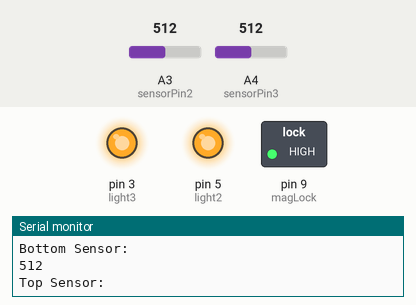
Recording of a sketch running on a simulated Arduino Uno, built with avr-gcc and run on an emulated ATmega328P. Parts: switched loads named in the sketch (green lamp = pin HIGH), output pins drawn as LEDs (lit = HIGH), the last lines printed to the serial monitor. Inputs (shaded band) come from the test bench; at power-on: A4 (sensorPin3) = 512, A3 (sensorPin2) = 512.

Above: at 1.2 s.
1.3 s: A4 (sensorPin3) set to 105
2.8 s: A4 (sensorPin3) set to 93
At 4.0 s:
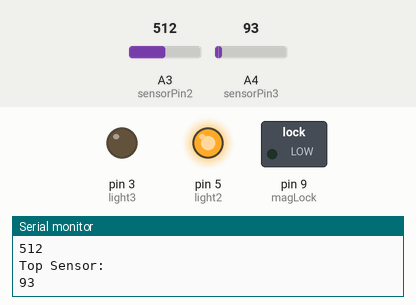
4.3 s: A3 (sensorPin2) set to 44
7.3 s: A3 (sensorPin2) set to 36
At 8.5 s:
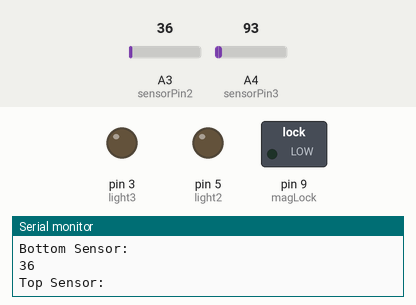
8.8 s: A4 (sensorPin3) set to 110
At 9.8 s:
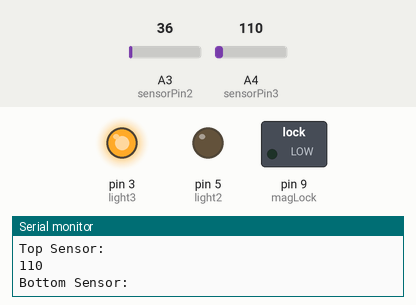
10.3 s: A4 (sensorPin3) set to 90
At 10.8 s:
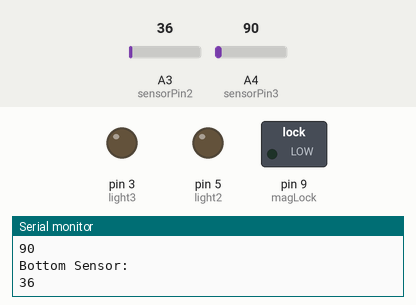
Timing chart, 0 to 12.8 s (numbered marks = the images above; inputs shaded):
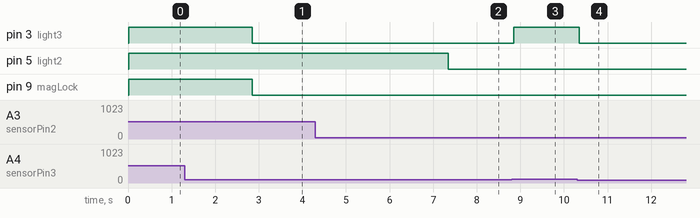

The sketch:

Bookshelf-Code-Final_Justin_.ino
```cpp
/*So I messed with this code a lot trying to get it to work. Take a look and feel free to make changes, I tried
to make it clear what I was thinking but by the end of it I was super frustrated and gave up after a few hours
of just staring at it and trying different things. Feel free to text or call me, I just want this to be done.
Oh also, the mag lock itself is having some trouble, I don't know what's up with that but I didn't have time
to look. The keypads should be configured, everything's in the suitcase.
*/
//const int laserPin1 = 12;
//int sensorPin1 = A2; //Top bookshelf (throh)

const int laserPin2 = 4;
int sensorPin2 = A3; //Bottom bookshelf

int sensorPin3 = A4; //Top bookshelf, left side (einthoven)

int magLock = 9;
//const int threshold1 = 1; //So the two sensors need different thresholds due to the ammount of light each on gets.
const int threshold2 = 40;//The top one, sensorPin1, floated around 16-25 when the light was hitting it and it was
const int threshold3 = 100;
//int light1 = 7;           //around 0 with no light.
int light2 = 5;           //these light pins are for the led's that I used for troubleshooting, I powered the
int light3 = 3;            //bookshelf LED's with the simple 5v and GND on the breadboard.

//int sensorVal1 = 0;
int sensorVal2 = 0;//I declared it out here to see if that was causing a problem, having it to declare it each loop
int sensorVal3 = 0;

//This is very basic, but it should do the trick.
//Remember to attach lots of resistors to the photoresistor,
//and mess around with the threshold values as you see fit.
//Also, this is only for one laser, but you could easily add
//a second with the same logic. Also, you can either directly wire
//the control panel button, or you can add it in code. I'll add it
//if you need me to, just let me know

void setup() {
  //apparently we're not supposed to initialize the light sensors
  pinMode(magLock, OUTPUT);
  pinMode(light2, OUTPUT);
  pinMode(light3, OUTPUT);
  Serial.begin(9600);
}


void loop() {
  //sensorVal1 = digitalRead(sensorPin1);
  //delay(10);
  sensorVal2 = analogRead(sensorPin2);
  delay(10);
  sensorVal3 = analogRead(sensorPin3);
  delay(10);

  Serial.println("Bottom Sensor: ");
  Serial.println(sensorVal2);
  Serial.println("Top Sensor: ");
  Serial.println(sensorVal3);

  if ((sensorVal2 >= threshold2) and (sensorVal3 >= threshold3)){ //To make sure both are good to allow passage
    digitalWrite(magLock, HIGH);
  } else{
    digitalWrite(magLock, LOW);
  }
  //if (sensorVal1 >= threshold1){  //troubleshooting purposes
    //digitalWrite(light1,HIGH);
  //} else {
  //  digitalWrite(light1,LOW);
  //}
  if(sensorVal2 >= threshold2){
    digitalWrite(light2,HIGH);
  } else {
    digitalWrite(light2,LOW);
  }
  if (sensorVal3 >= threshold3){  // ^^^
   digitalWrite(light3,HIGH);
  } else {
   digitalWrite(light3,LOW);
  }
  delay(10);//To give it a small break after each loop.
}
```

Measured:
- the behaviour switches between 100 and 99 on A4 (sensorPin3) (found by bisection; images 0 and 1)
- the behaviour switches between 40 and 39 on A3 (sensorPin2) (found by bisection; images 1 and 2)
- after the input at 2.8 s, pin 3 (light3), pin 9 (magLock): HIGH → LOW after 0.05 s
- after the input at 7.3 s, pin 5 (light2): HIGH → LOW after 0.05 s
- after the input at 8.8 s, pin 3 (light3): LOW → HIGH after 0.05 s
- after the input at 10.3 s, pin 3 (light3): HIGH → LOW after 0.05 s
